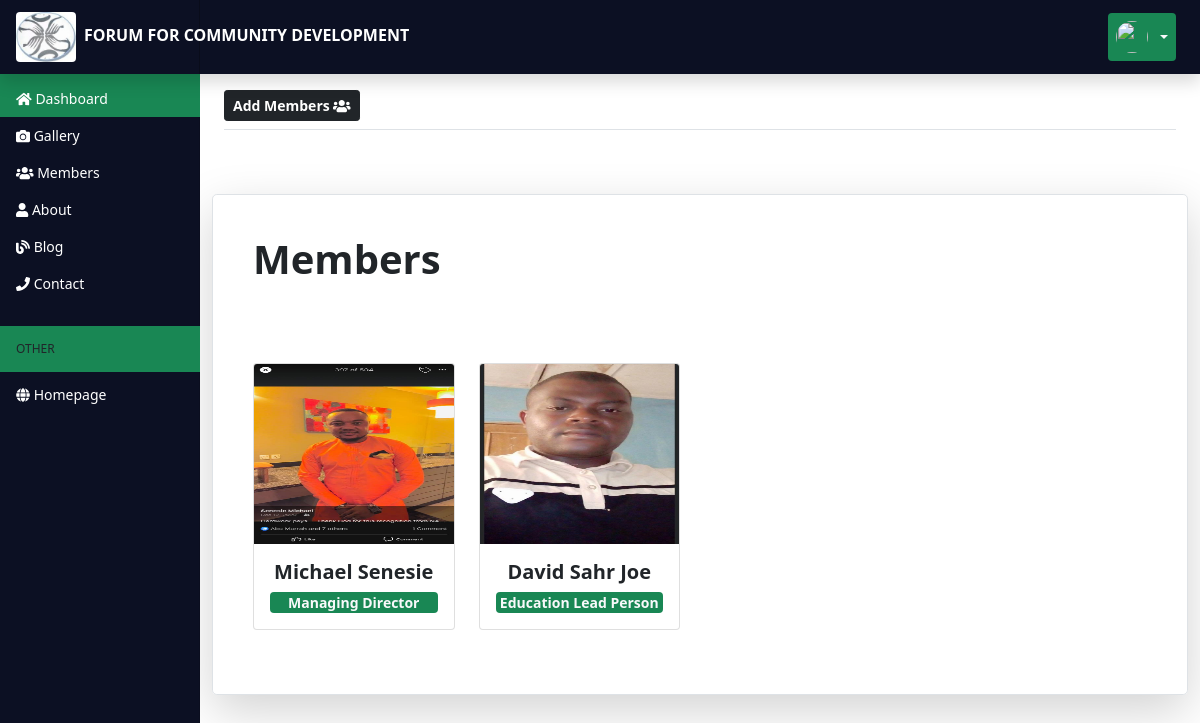
/admin/dashboard-members.php, run on the app's committed database.
### tables this page shows
CREATE TABLE IF NOT EXISTS `tblmembers` (
  `memberid` int(11) NOT NULL AUTO_INCREMENT,
  `fname` varchar(50) NOT NULL,
  `lname` varchar(50) NOT NULL,
  `profile` varchar(50) NOT NULL,
  `position` varchar(50) NOT NULL,
  `email` varchar(50) NOT NULL,
  `phone` varchar(20) NOT NULL,
  PRIMARY KEY (`memberid`)
);

### admin/dashboard-members.php (the view, shortened to what this page needs)
<?php include 'dashboard-header.php';?>
<?php include 'dashboard-sidebar.php';?>
    <main class="col-md-9 ms-sm-auto col-lg-10 px-md-4">
      <div class="d-flex justify-content-between flex-wrap flex-md-nowrap align-items-center pt-3 pb-2 mb-3 border-bottom">
      <div class="btn-group me-2">
            <button  class="btn btn-sm btn-dark fw-bold"  data-bs-toggle="modal" data-bs-target="#adminMember">Add Members <i class="fas fa-users"></i> </button>
          </div>
    </div>
<div class="row">
<div class="col-md-12">
<div class="my-5">
    <div class="row p-4 pb-0 pe-lg-3 align-items-center rounded-3 border shadow-lg">
      <div class="p-3 pt-lg-3">
        <h6 class="display-6 fw-bold lh-2">Members</h6>
    <div class="row row-cols-1 align-items-stretch g-4 py-5">
        <div class="row row-cols-1 row-cols-md-4 g-4">
<?php
include '../includes/config.php';
 $query = "SELECT * FROM tblmembers";
 $queryrun = mysqli_query($conn, $query);
 $rowcount = mysqli_num_rows($queryrun);
 if ($rowcount > 0){
     while($row = mysqli_fetch_assoc($queryrun)){ ?>
          <div class="col">
            <div class="card">
              <img class="card-img-top" src="../<?php echo $row['profile'];?>" width="100%" height="180" >
              <div class="card-body text-center">
                <h5 class="card-title fw-bold"><?php echo $row['fname'].' '.$row['lname'];?></h5>
                <p class="card-text fw-bold bg-success rounded text-light"><?php echo $row['position'];?></p>
              </div>
            </div>
          </div>
          <?php
}
 }
 ?>
                   </div>
      </div>
    </div>
  </div>
</div>
</div>
</div>
    </main>
  </div>
</div>
<?php include 'dashboard-footer.php';?>

### assets/css/dashboard.css (style rules this page uses)
:root { --bs-blue: #0d6efd; --bs-indigo: #6610f2; --bs-purple: #6f42c1; --bs-pink: #d63384; --bs-red: #dc3545; --bs-orange: #fd7e14; --bs-yellow: #ffc107; --bs-green: #198754; --bs-teal: #20c997; --bs-cyan: #0dcaf0; --bs-white: #fff; --bs-gray: #6c757d; --bs-gray-dark: #343a40; --bs-primary: #0d6efd; --bs-secondary: #6c757d; --bs-success: #198754; --bs-info: #0dcaf0; --bs-warning: #ffc107; --bs-danger: #dc3545; --bs-light: #f8f9fa; --bs-dark: #212529; --dark: #0c1023; --bs-font-sans-serif: system-ui,-apple-system,"Segoe UI",Roboto,"Helvetica Neue",Arial,"Noto Sans","Liberation Sans",sans-serif,"Apple Color Emoji","Segoe UI Emoji","Segoe UI Symbol","Noto Color Emoji"; --bs-font-monospace: SFMono-Regular,Menlo,Monaco,Consolas,"Liberation Mono","Courier New",monospace; --bs-gradient: linear-gradient(180deg, rgba(255, 255, 255, 0.15), rgba(255, 255, 255, 0)); }
body { font-size: .875rem; }
.text-center { text-align: center !important; }

### data on the page
tblmembers: profile (picture), fname "Michael", lname "Senesie", position "Managing Director"
tblmembers: profile (picture), fname "David Sahr", lname "Joe", position "Education Lead Person"
